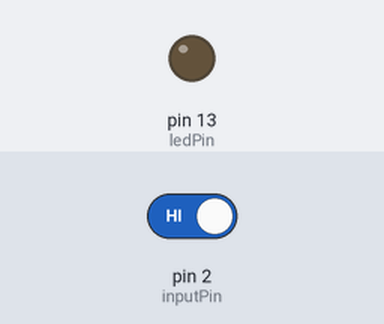
Simulated run of this sketch. Board: Arduino Uno, built with avr-gcc and run on an emulated ATmega328P. Parts: output pins drawn as LEDs (lit = HIGH). Dashed ring = blinking. The inputs (shaded band) are chosen by the test bench; at power-on: pin 2 (inputPin) HIGH. What the sketch prints to the serial monitor is not drawn.

Above: at 1.2 s.
1.3 s: pin 2 (inputPin) driven LOW
At 1.47 s:
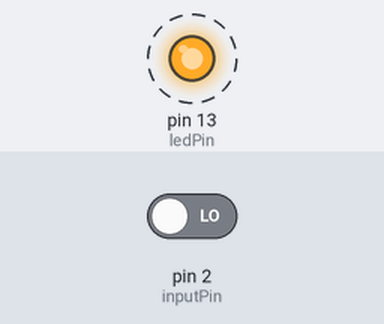
4.3 s: pin 2 (inputPin) driven HIGH
At 4.3 s:
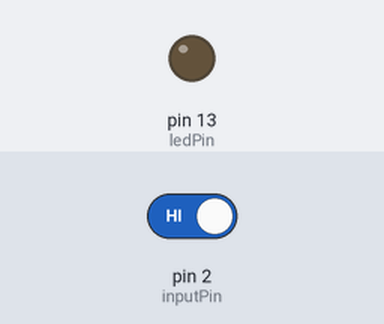
Timing chart, 0 to 7.3 s (numbered marks = the images above; inputs shaded):
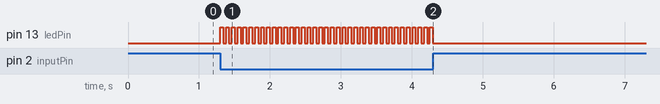

Measured:
- after the input at 1.3 s, pin 13 (ledPin): alternates HIGH for 0.04 s and LOW for 0.04 s, starting at once
- after the input at 4.3 s, pin 13 (ledPin): stops changing and stays LOW

The sketch:

treadmill-controller.ino
```cpp
/*
  Button

 The circuit:
 * LED attached from pin 13 to ground
 * pushbutton attached to pin 2 from +5V
 * 10K resistor attached to pin 2 from ground

 http://www.arduino.cc/en/Tutorial/Button
 */

// constants won't change. They're used here to
// set pin numbers:
const int inputPin = 2;     // the number of the pushbutton pin
const int ledPin =  13;      // the number of the LED pin

// variables will change:
int buttonState = 0;         // variable for reading the pushbutton status
int lastButtonState = LOW;

int lightState = 0;
int i = 0;
int mutex = 0;

// the following variables are long's because the time, measured in miliseconds,
// will quickly become a bigger number than can be stored in an int.
long lastReadingTime = 0;  // the last time the output pin was toggled
long debounceDelay = 40;    // the debounce time; increase if the output flickers

long lastOutputTime = 0;
long outputDelay = 300;

void setup() {
  // initialize the LED pin as an output:
  pinMode(ledPin, OUTPUT);
  // initialize the pushbutton pin as an input:
  pinMode(inputPin, INPUT);
  // initialize serial port
  Serial.begin(9600);
}

void loop() {
  // read the state of the pushbutton value:
  int buttonState = digitalRead(inputPin);


  // check if the pushbutton is pressed.
  // if it is, the buttonState is HIGH:
  if (((millis() - lastReadingTime) > debounceDelay)
      && (buttonState == LOW)
      && (mutex == 0)) {

    mutex = 1;
    i = i + 1;
    toggle_light();
    lastReadingTime = millis();


  }
  else {
    mutex = 0;
  }

  if ((millis() - lastOutputTime) > outputDelay) {
    Serial.print(i);
    i = 0;
    lastOutputTime = millis();
  }
}

void toggle_light() {
  if (lightState == 0) {
    digitalWrite(ledPin, HIGH);
    lightState = 1;
  } else {
    digitalWrite(ledPin, LOW);
    lightState = 0;
  }

}
```
